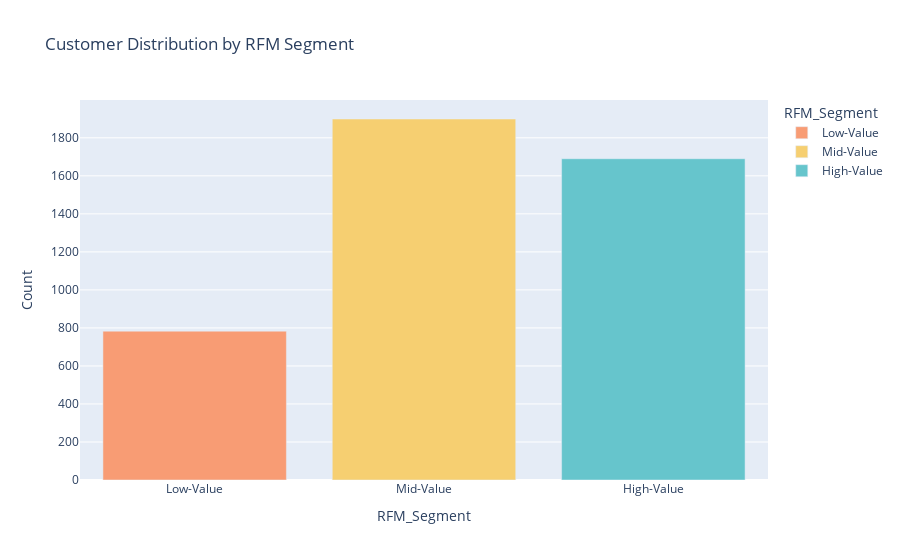

The cell this chart's notebook holds for it:
### Code cell
pastel_colors = px.colors.qualitative.Pastel
color_map = {
    'High-Value': pastel_colors[0],  
    'Low-Value': pastel_colors[2],   
    'Mid-Value': pastel_colors[1]    
}

fig = px.bar(segment_counts,
             x='RFM_Segment',
             y='Count',
             title='Customer Distribution by RFM Segment',
             color='RFM_Segment',
             color_discrete_map=color_map)
fig.show()

### Figure 1 — Plotly figure (JSON) as saved in the notebook; plotly's stock layout.template omitted (floating-point values rounded to 4 significant figures)
{"data": [{"hovertemplate": "RFM_Segment=%{x}<br>Count=%{y}<extra></extra>", "legendgroup": "Low-Value", "marker": {"color": "rgb(248, 156, 116)", "pattern": {"shape": ""}}, "name": "Low-Value", "orientation": "v", "showlegend": true, "textposition": "auto", "type": "bar", "x": ["Low-Value"], "xaxis": "x", "y": [783], "yaxis": "y"}, {"hovertemplate": "RFM_Segment=%{x}<br>Count=%{y}<extra></extra>", "legendgroup": "Mid-Value", "marker": {"color": "rgb(246, 207, 113)", "pattern": {"shape": ""}}, "name": "Mid-Value", "orientation": "v", "showlegend": true, "textposition": "auto", "type": "bar", "x": ["Mid-Value"], "xaxis": "x", "y": [1899], "yaxis": "y"}, {"hovertemplate": "RFM_Segment=%{x}<br>Count=%{y}<extra></extra>", "legendgroup": "High-Value", "marker": {"color": "rgb(102, 197, 204)", "pattern": {"shape": ""}}, "name": "High-Value", "orientation": "v", "showlegend": true, "textposition": "auto", "type": "bar", "x": ["High-Value"], "xaxis": "x", "y": [1690], "yaxis": "y"}], "layout": {"barmode": "relative", "legend": {"title": {"text": "RFM_Segment"}, "tracegroupgap": 0}, "title": {"text": "Customer Distribution by RFM Segment"}, "xaxis": {"anchor": "y", "categoryarray": ["Low-Value", "Mid-Value", "High-Value"], "categoryorder": "array", "domain": [0, 1], "title": {"text": "RFM_Segment"}}, "yaxis": {"anchor": "x", "domain": [0, 1], "title": {"text": "Count"}}}}
